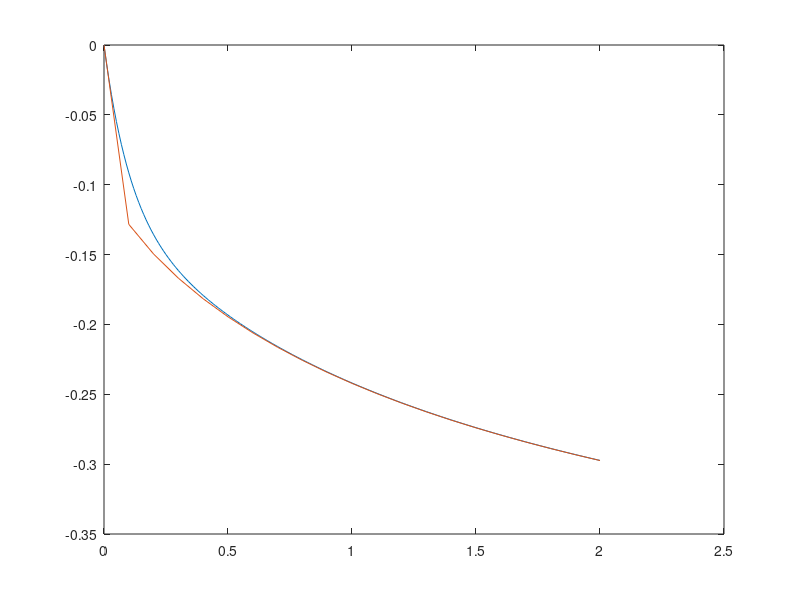

Recreate this plot in MATLAB.
clear
clc
x(1)=0;
dt1=.01;
t(1)=0;
for i=1:200
  t(i+1)=t(i)+dt1;
  x(i+1)=x(i)+(dt1*(-cos((x(i)*t(i))+5)-(10*x(i))-(sqrt((5*t(i))+1))));
end
plot(t,x)
hold on
dt2=.1;
x2(1)=0;
t2(1)=0;
for i=1:20
  t2(i+1)=t2(i)+dt2;
  x2(i+1)=x2(i)+(dt2*(-cos((x2(i)*t2(i))+5)-(10*x2(i))-(sqrt((5*t2(i))+1))));
end
plot(t2,x2)
